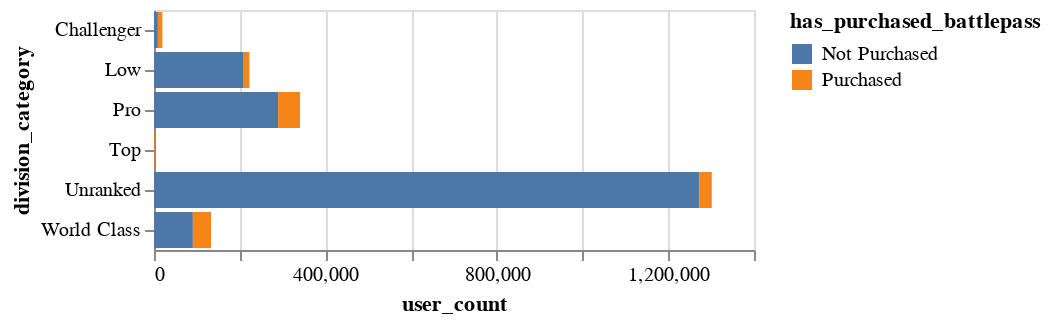

The code cell stored with this chart in its notebook:
### Markdown cell above
## 아무것도 안하고 그냥 stack 만 한 상태

### Code cell
battlepass_purchase_ap = (
    alt.Chart(sample_data_pdf)
        .encode(
            x=alt.X('user_count:Q'),
            y=alt.Y('division_category:N'),
            color=alt.Color('has_purchased_battlepass:N')
        )
        .mark_bar(tooltip=True)
)
battlepass_purchase_ap

### Figure 1 — Vega-Lite specification as saved in the notebook (floating-point values rounded to 4 significant figures)
{"config": {"view": {"continuousWidth": 300, "continuousHeight": 300}}, "data": {"name": "data-e7b4f384a994214e42b0855969b9a978"}, "mark": {"type": "bar", "tooltip": true}, "encoding": {"color": {"field": "has_purchased_battlepass", "type": "nominal"}, "x": {"field": "user_count", "type": "quantitative"}, "y": {"field": "division_category", "type": "nominal"}}, "$schema": "https://vega.github.io/schema/vega-lite/v5.20.1.json", "datasets": {"data-e7b4f384a994214e42b0855969b9a978": [{"division_category": "World Class", "has_purchased_battlepass": "Not Purchased", "user_count": 90658}, {"division_category": "World Class", "has_purchased_battlepass": "Purchased", "user_count": 42381}, {"division_category": "Unranked", "has_purchased_battlepass": "Not Purchased", "user_count": 1272779}, {"division_category": "Unranked", "has_purchased_battlepass": "Purchased", "user_count": 28720}, {"division_category": "Top", "has_purchased_battlepass": "Not Purchased", "user_count": 543}, {"division_category": "Top", "has_purchased_battlepass": "Purchased", "user_count": 1609}, {"division_category": "Pro", "has_purchased_battlepass": "Not Purchased", "user_count": 289588}, {"division_category": "Pro", "has_purchased_battlepass": "Purchased", "user_count": 51206}, {"division_category": "Low", "has_purchased_battlepass": "Not Purchased", "user_count": 209345}, {"division_category": "Low", "has_purchased_battlepass": "Purchased", "user_count": 13313}, {"division_category": "Challenger", "has_purchased_battlepass": "Not Purchased", "user_count": 9040}, {"division_category": "Challenger", "has_purchased_battlepass": "Purchased", "user_count": 10585}]}}
